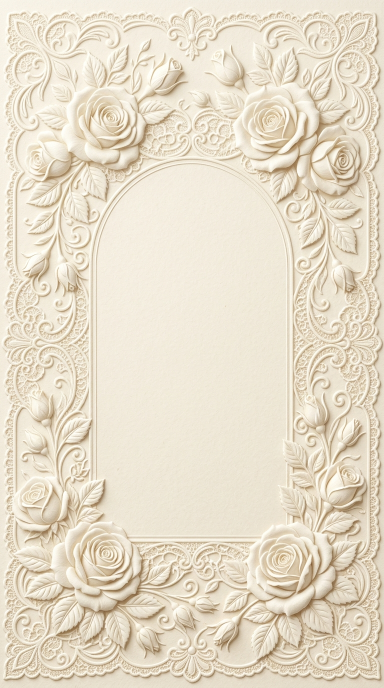
#> input picture images/floral_embossed_frame.jpg, 768 x 1376 px (shown at 1/2 size)
$ python make_og.py
#> lines starting #> are read from the running program, lines starting #| are printed output that depends on the picture
import os
import requests
from PIL import Image, ImageDraw, ImageFont

def download_font(url, save_path):
    if not os.path.exists(save_path):
        r = requests.get(url)
        with open(save_path, 'wb') as f:
            f.write(r.content)

def create_og_image():
    print("Downloading fonts...")
    great_vibes_url = "https://github.com/google/fonts/raw/main/ofl/greatvibes/GreatVibes-Regular.ttf"
    cinzel_url = "https://github.com/google/fonts/raw/main/ofl/cinzel/Cinzel%5Bwght%5D.ttf"

    download_font(great_vibes_url, "GreatVibes.ttf")
#> (the call stopped at in download_font, `r = requests.get(url)`: the network is not available in this run)
    download_font(cinzel_url, "Cinzel.ttf")
#> (the call stopped at in download_font, `r = requests.get(url)`: the network is not available in this run)

    print("Loading base image...")
    base_img = Image.open("images/floral_embossed_frame.jpg").convert("RGB")
#> base_img is the input picture: PIL image 768x1376 RGB; mean R, G, B 230.8, 220.8, 201.6
    width, height = base_img.size
#> width = 768; height = 1376

    print("Cropping and resizing...")
    # Create a square crop from the center
    new_size = min(width, height)
#> new_size = 768
    left = (width - new_size) / 2
#> left = 0
    top = (height - new_size) / 2
#> top = 304
    right = (width + new_size) / 2
#> right = 768
    bottom = (height + new_size) / 2
#> bottom = 1072

    img = base_img.crop((left, top, right, bottom))
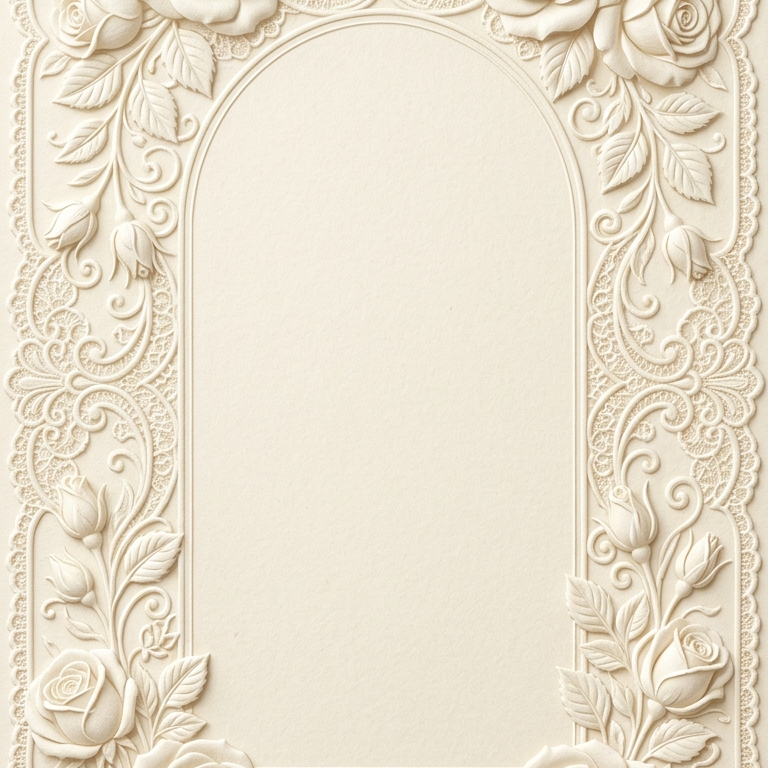
#> img: PIL image 768x768 RGB; mean R, G, B 233.3, 224.1, 205.6
    img = img.resize((1080, 1080), Image.Resampling.LANCZOS)
#> img: PIL image 1080x1080 RGB

    draw = ImageDraw.Draw(img)

    # Text colors
    gold_dark = (140, 115, 80)

    # Fonts
    font_names = ImageFont.truetype("GreatVibes.ttf", 95)
    font_date = ImageFont.truetype("Cinzel.ttf", 40)
    font_small = ImageFont.truetype("Cinzel.ttf", 30)

    # Texts
    text_names = "Esra & Berk"
    text_date = "12 EYLÜL 2026"
    text_time = "SAAT: 19:00"
    text_venue = "PYLAI CONCEPT"

    def draw_centered_text(text, font, y_pos, color, spacing=0):
#> called with text = 'Esra & Berk', y_pos = 390, color = (140, 115, 80), spacing = 0
        bbox = draw.textbbox((0, 0), text, font=font)
#> bbox = (0, 17, 559, 90)
        text_w = bbox[2] - bbox[0]
#> text_w = 559
        x_pos = (1080 - text_w) / 2
#> x_pos = 260.5
        draw.text((x_pos, y_pos), text, font=font, fill=color)

    print("Drawing text...")
    # Place text perfectly inside the arch
    draw_centered_text(text_names, font_names, 390, gold_dark)
    draw_centered_text(text_date, font_date, 540, gold_dark)
    draw_centered_text(text_time, font_small, 600, gold_dark)
    draw_centered_text(text_venue, font_small, 640, gold_dark)

    print("Saving optimized image...")
    # Save optimized for WhatsApp (< 300KB)
    img.save("images/og_preview.jpg", format="JPEG", quality=75, optimize=True)
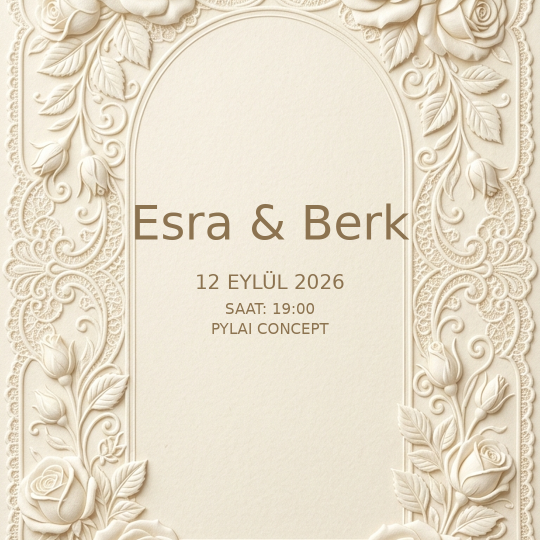
#> saved as og_preview.jpg: PIL image 1080x1080 RGB (shown at 1/2 size); mean R, G, B 231.9, 222.5, 203.7
    print("Done! Saved as images/og_preview.jpg")

if __name__ == "__main__":
    create_og_image()

$ run again, with images/gallery_flowers.jpg copied over images/floral_embossed_frame.jpg
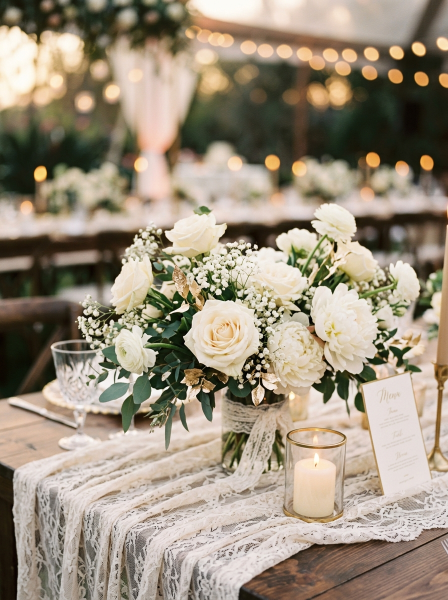
#> input picture images/gallery_flowers.jpg, 896 x 1200 px (shown at 1/2 size)
#> in create_og_image, base_img is the input picture: PIL image 896x1200 RGB; mean R, G, B 156, 143.8, 125.6
#> in create_og_image, `img = base_img.crop((left, top, right, bottom))`:
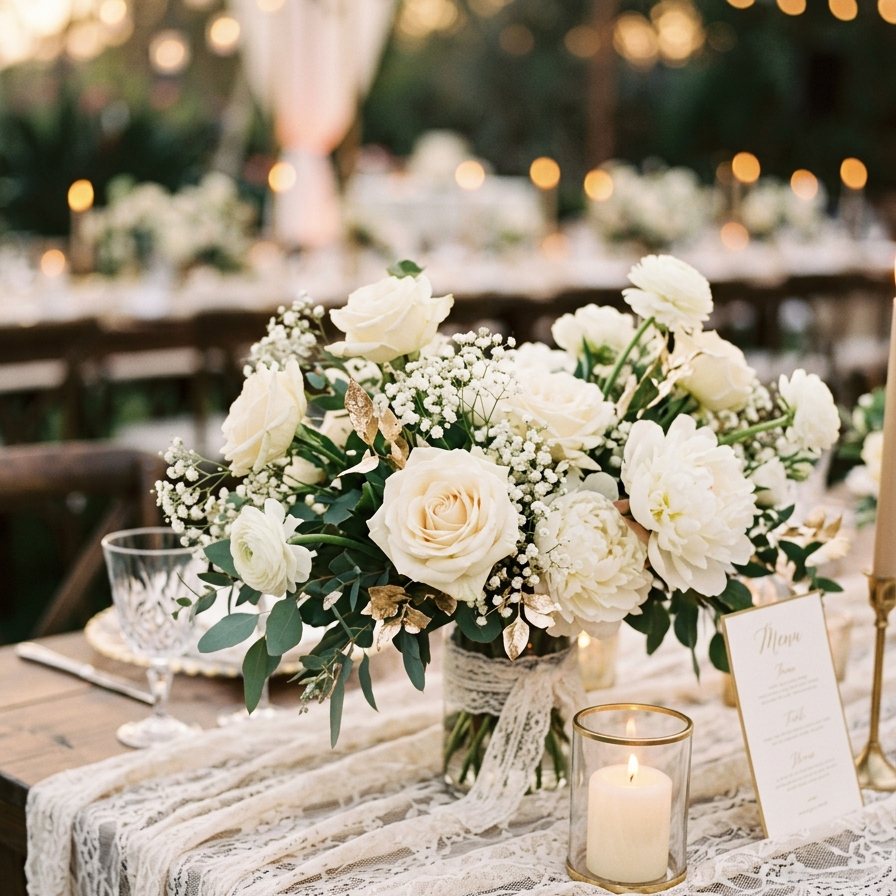
#> img: PIL image 896x896 RGB; mean R, G, B 155.4, 144.2, 125.2
#> bbox = (0, 17, 559, 90)
#> text_w = 559
#> x_pos = 260.5
#> in create_og_image, `img.save("images/og_preview.jpg", format="JPEG", quality=75, optimize=..`:
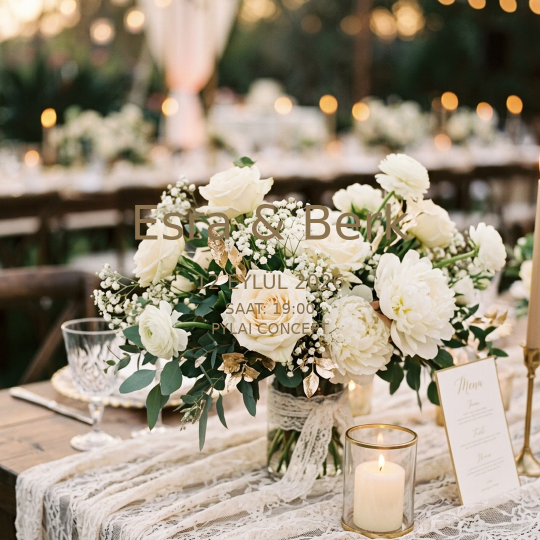
#> saved as og_preview.jpg: PIL image 1080x1080 RGB (shown at 1/2 size); mean R, G, B 154.9, 143.4, 124.3

$ run again, with images/gallery_rings.jpg copied over images/floral_embossed_frame.jpg
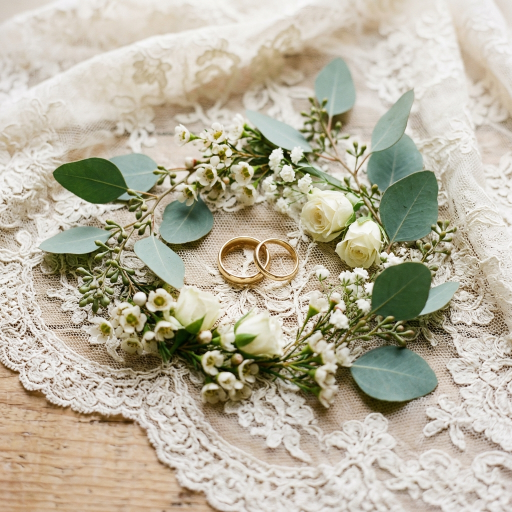
#> input picture images/gallery_rings.jpg, 1024 x 1024 px (shown at 1/2 size)
#> in create_og_image, base_img is the input picture: PIL image 1024x1024 RGB; mean R, G, B 184.4, 178.2, 159.1
#> bbox = (0, 17, 559, 90)
#> text_w = 559
#> x_pos = 260.5
#> in create_og_image, `img.save("images/og_preview.jpg", format="JPEG", quality=75, optimize=..`:
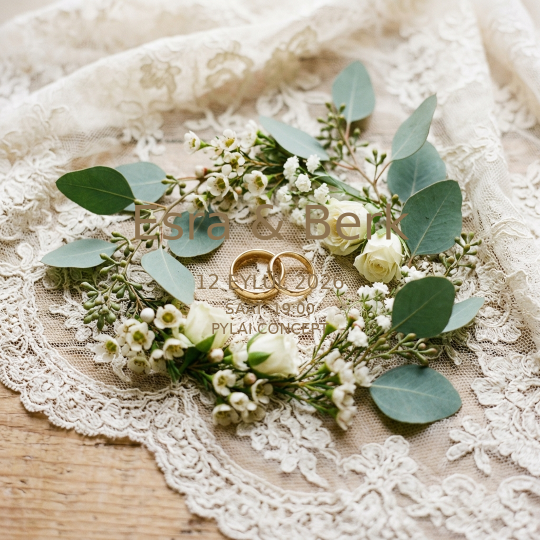
#> saved as og_preview.jpg: PIL image 1080x1080 RGB (shown at 1/2 size); mean R, G, B 184, 177.5, 158.4

$ run again, with images/gallery_venue.jpg copied over images/floral_embossed_frame.jpg
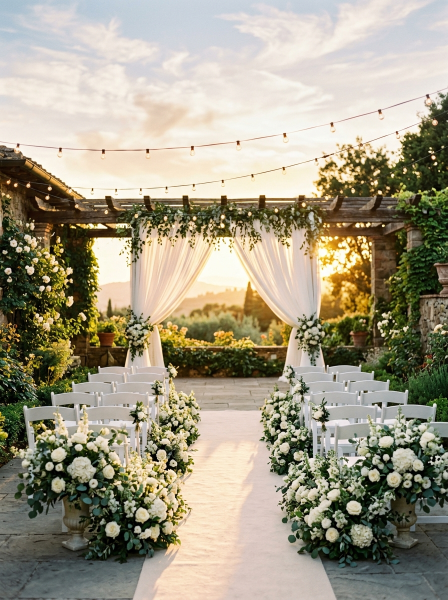
#> input picture images/gallery_venue.jpg, 896 x 1200 px (shown at 1/2 size)
#> in create_og_image, base_img is the input picture: PIL image 896x1200 RGB; mean R, G, B 161.8, 154.9, 134.1
#> in create_og_image, `img = base_img.crop((left, top, right, bottom))`:
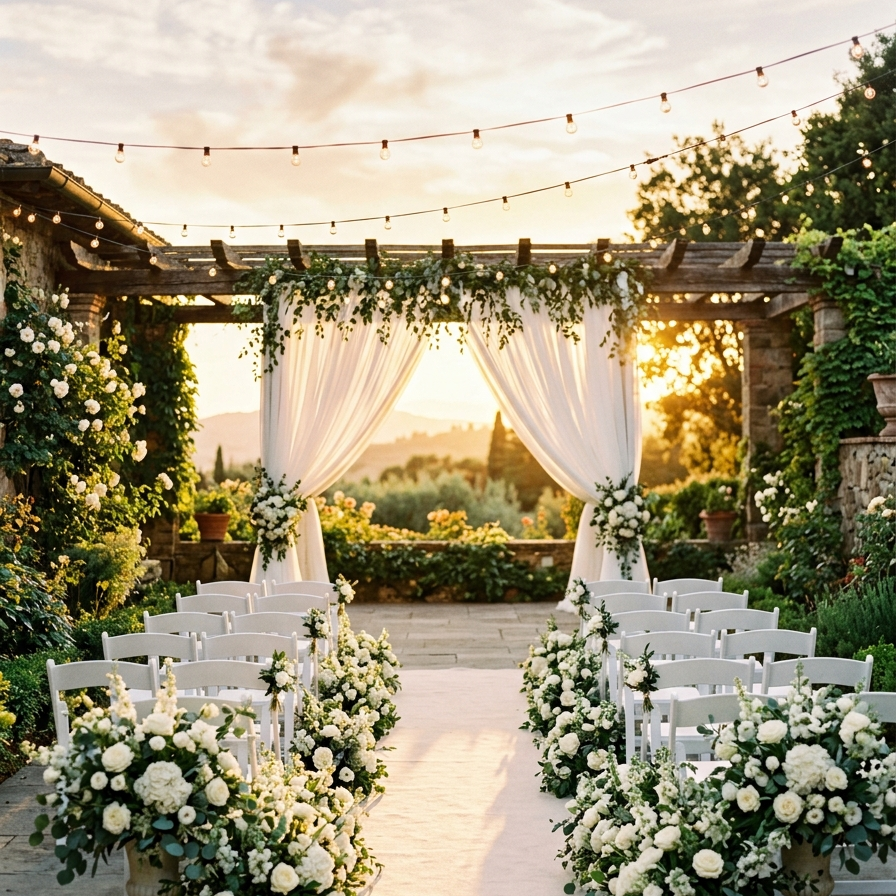
#> img: PIL image 896x896 RGB; mean R, G, B 157.9, 149.3, 122.9
#> bbox = (0, 17, 559, 90)
#> text_w = 559
#> x_pos = 260.5
#> in create_og_image, `img.save("images/og_preview.jpg", format="JPEG", quality=75, optimize=..`:
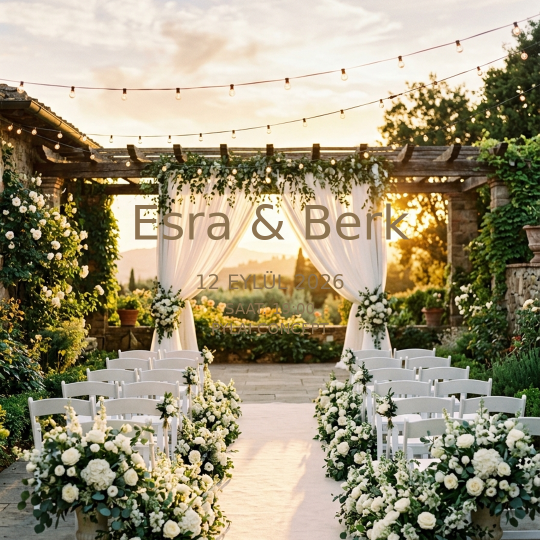
#> saved as og_preview.jpg: PIL image 1080x1080 RGB (shown at 1/2 size); mean R, G, B 156.9, 148.2, 121.9
